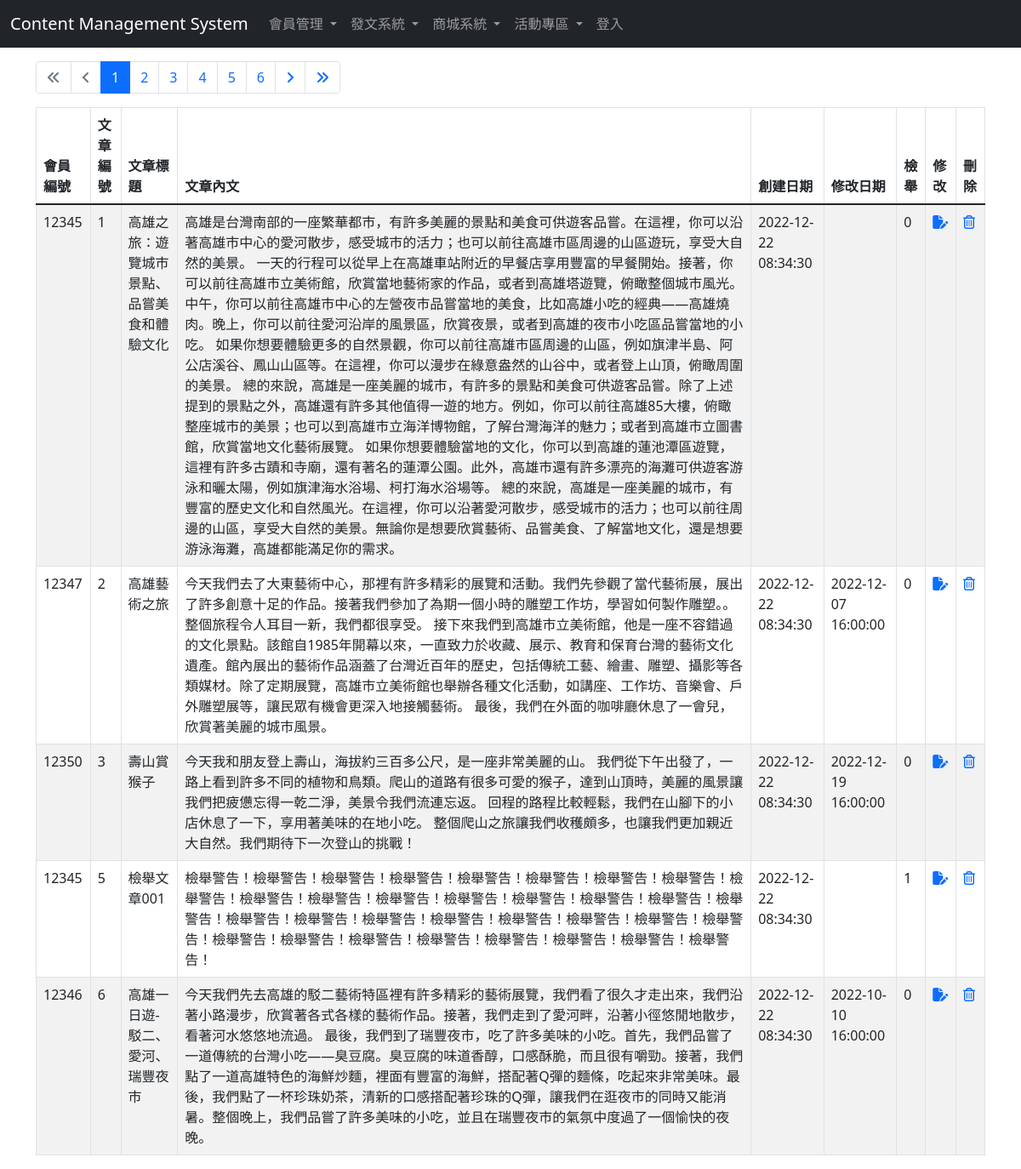
Page /content-management-system/blog-page/blog-admin.php on the committed database.
### tables this page shows
CREATE TABLE `post` (
  `post_id` int(11) NOT NULL,
  `created_date` timestamp NOT NULL DEFAULT current_timestamp(),
  `modified_date` timestamp NULL DEFAULT current_timestamp(),
  `member_id` int(11) DEFAULT NULL,
  `post_title` varchar(50) NOT NULL,
  `post_content` varchar(2000) NOT NULL,
  `is_reported` tinyint(1) NOT NULL DEFAULT 0,
  `post_likes` int(11) NOT NULL DEFAULT 0
);

### content-management-system/blog-page/blog-admin.php (the view, shortened to what this page needs)
<?php
require '../parts/connect_db.php';
$perPage = 5;
$page = isset($_GET['page']) ? intval($_GET['page']) : 1;
$t_sql = "SELECT count(1) FROM post";
$totalRows =$pdo->query($t_sql)->fetch(PDO::FETCH_NUM)[0];
$totalPages = ceil($totalRows/$perPage);
$rows = [];
if(! empty($totalRows)){
    $sql = sprintf(
        "SELECT * FROM post ORDER BY created_date ASC LIMIT %s, %s",
        ($page-1)*$perPage,
        $perPage
    );
    $rows = $pdo->query($sql)->fetchAll();
};
?>
<?php include '../parts/html-head.php' ?>
<?php include '../parts/navbar.php' ?>
<br>
<br>
<br>
<div class="container">
    <div class="row">
        <div class="col">
            <nav aria-label="Page navigation example">
                <ul class="pagination">
                    <li class="page-item <?= $page==1 ? 'disabled' : ''?>">
                        <a class="page-link" href="?page=1">
                            <i class="fa-solid fa-angles-left"></i>
                        </a>
                    </li>
                    <li class="page-item <?= $page==1 ? 'disabled' : ''?>">
                        <a class="page-link" href="?page=<?= $page-1 ?>">
                            <i class="fa-solid fa-angle-left"></i>
                        </a>
                    </li>
                    <?php for($i=$page-5; $i<=$page+5; $i++):
                        if($i>=1 and $i<=$totalPages):
                    ?>
                    <li class="page-item <?= $i==$page ? 'active' : '' ?>">
                        <a class="page-link" href="?page=<?= $i ?>"><?= $i ?></a>
                    </li>
                    <?php endif; endfor ?>
                    <li class="page-item <?= $page==$totalPages ? 'disabled' : ''?>">
                        <a class="page-link" href="?page=<?= $page+1 ?>">
                            <i class="fa-solid fa-angle-right"></i>
                        </a>
                    </li>
                    <li class="page-item <?= $page==$totalPages ? 'disabled' : ''?>">
                        <a class="page-link" href="?page=<?= $totalPages ?>">
                            <i class="fa-solid fa-angles-right"></i>
                        </a>
                    </li>
                </ul>
            </nav>
        </div>
    </div>
    <div class="row">
        <div class="col">
            <table class="table table-striped table-bordered">
                <thead>
                    <tr>
                        <th scope="col">會員編號</th>
                        <th scope="col">文章編號</th>
                        <th scope="col">文章標題</th>
                        <th scope="col">文章內文</th>
                        <th scope="col">創建日期</th>
                        <th scope="col">修改日期</th>
                        <th scope="col">檢舉</th>
                        <th scope="col">修改</th>
                        <th scope="col">刪除</th>
                    </tr>
                </thead>
                <tbody>
                    <?php foreach ($rows as $r) : ?>
                        <tr>
                            <td><?= $r['member_id'] ?></td>
                            <td><?= $r['post_id'] ?></td>
                            <td><?= htmlentities($r['post_title']) ?></td>
                            <td><?= htmlentities($r['post_content']) ?></td>
                            <td><?= $r['created_date'] ?></td>
                            <td><?= $r['modified_date'] ?></td>
                            <td><?= $r['is_reported'] ?></td>
                            <td>
                                <a href="blog-edit.php?post_id=<?= $r['post_id'] ?>">
                                    <i class="fa-solid fa-file-pen"></i>
                                </a>
                            </td>
                            <td>
                                <a href="javascript: delete_it(<?= $r['post_id']?>)">
                                    <i class="fa-regular fa-trash-can"></i>
                                </a>
                            </td>
                        </tr>
                    <?php endforeach ?>
                </tbody>
            </table>
        </div>
    </div>
</div>
<?php include '../parts/html-foot.php' ?>

### rows in the picture
post: member "12345", post_id "1", post_title "高雄之旅：遊覽城市景點、品嘗美食和體驗文化", post_content "高雄是台灣南部的一座繁華都市，有許多美麗的景點和美食可供遊客品嘗。在這裡，你可以沿著高雄市中心的愛河散步，感受城市的活力；也可以前往高雄市區周邊的山區遊玩，享受大自然的美景。 一天的行程可以從早上在高雄車站附近的早餐店享用豐富的早餐開始。接著，你可以前往高雄市立美術館，欣賞當地藝術家的作品，或者到高雄塔遊覽，俯瞰整個城市風光。 中午，你可以前往高雄市中心的左營夜市品嘗當地的美食，比如高雄小吃的經典——高雄燒肉。晚上，你可以前往愛河沿岸的風景區，欣賞夜景，或者到高雄的夜市小吃區品嘗當地的小吃。 如果你想要體驗更多的自然景觀，你可以前往高雄市區周邊的山區，例如旗津半島、阿公店溪谷、鳳山山區等。在這裡，你可以漫步在綠意盎然的山谷中，或者登上山頂，俯瞰周圍的美景。 總的來說，高雄是一座美麗的城市，有許多的景點和美食可供遊客品嘗。除了上述提到的景點之外，高雄還有許多其他值得一遊的地方。例如，你可以前往高雄85大樓，俯瞰整座城市的美景；也可以到高雄市立海洋博物館，了解台灣海洋的魅力；或者到高雄市立圖書館，欣賞當地文化藝術展覽。 如果你想要體驗當地的文化，你可以到高雄的蓮池潭區遊覽，這裡有許多古蹟和寺廟，還有著名的蓮潭公園。此外，高雄市還有許多漂亮的海灘可供遊客游泳和曬太陽，例如旗津海水浴場、柯打海水浴場等。 總的來說，高雄是一座美麗的城市，有豐富的歷史文化和自然風光。在這裡，你可以沿著愛河散步，感受城市的活力；也可以前往周邊的山區，享受大自然的美景。無論你是想要欣賞藝術、品嘗美食、了解當地文化，還是想要游泳海灘，高雄都能滿足你的需求。", created_date "2022-12-22 08:34:30", is_reported "0"
post: member "12347", post_id "2", post_title "高雄藝術之旅", post_content "今天我們去了大東藝術中心，那裡有許多精彩的展覽和活動。我們先參觀了當代藝術展，展出了許多創意十足的作品。接著我們參加了為期一個小時的雕塑工作坊，學習如何製作雕塑。。整個旅程令人耳目一新，我們都很享受。 接下來我們到高雄市立美術館，他是一座不容錯過的文化景點。該館自1985年開幕以來，一直致力於收藏、展示、教育和保育台灣的藝術文化遺產。館內展出的藝術作品涵蓋了台灣近百年的歷史，包括傳統工藝、繪畫、雕塑、攝影等各類媒材。除了定期展覽，高雄市立美術館也舉辦各種文化活動，如講座、工作坊、音樂會、戶外雕塑展等，讓民眾有機會更深入地接觸藝術。 最後，我們在外面的咖啡廳休息了一會兒，欣賞著美麗的城市風景。", created_date "2022-12-22 08:34:30", modified_date "2022-12-07 16:00:00", is_reported "0"
post: member "12350", post_id "3", post_title "壽山賞猴子", post_content "今天我和朋友登上壽山，海拔約三百多公尺，是一座非常美麗的山。 我們從下午出發了，一路上看到許多不同的植物和鳥類。爬山的道路有很多可愛的猴子，達到山頂時，美麗的風景讓我們把疲憊忘得一乾二淨，美景令我們流連忘返。 回程的路程比較輕鬆，我們在山腳下的小店休息了一下，享用著美味的在地小吃。 整個爬山之旅讓我們收穫頗多，也讓我們更加親近大自然。我們期待下一次登山的挑戰！", created_date "2022-12-22 08:34:30", modified_date "2022-12-19 16:00:00", is_reported "0"
post: member "12345", post_id "5", post_title "檢舉文章001", post_content "檢舉警告！檢舉警告！檢舉警告！檢舉警告！檢舉警告！檢舉警告！檢舉警告！檢舉警告！檢舉警告！檢舉警告！檢舉警告！檢舉警告！檢舉警告！檢舉警告！檢舉警告！檢舉警告！檢舉警告！檢舉警告！檢舉警告！檢舉警告！檢舉警告！檢舉警告！檢舉警告！檢舉警告！檢舉警告！檢舉警告！檢舉警告！檢舉警告！檢舉警告！檢舉警告！檢舉警告！檢舉警告！檢舉警告！", created_date "2022-12-22 08:34:30", is_reported "1"
post: member "12346", post_id "6", post_title "高雄一日遊-駁二、愛河、瑞豐夜市", post_content "今天我們先去高雄的駁二藝術特區裡有許多精彩的藝術展覽，我們看了很久才走出來，我們沿著小路漫步，欣賞著各式各樣的藝術作品。接著，我們走到了愛河畔，沿著小徑悠閒地散步，看著河水悠悠地流過。 最後，我們到了瑞豐夜市，吃了許多美味的小吃。首先，我們品嘗了一道傳統的台灣小吃——臭豆腐。臭豆腐的味道香醇，口感酥脆，而且很有嚼勁。接著，我們點了一道高雄特色的海鮮炒麵，裡面有豐富的海鮮，搭配著Q彈的麵條，吃起來非常美味。最後，我們點了一杯珍珠奶茶，清新的口感搭配著珍珠的Q彈，讓我們在逛夜市的同時又能消暑。整個晚上，我們品嘗了許多美味的小吃，並且在瑞豐夜市的氣氛中度過了一個愉快的夜晚。", created_date "2022-12-22 08:34:30", modified_date "2022-10-10 16:00:00", is_reported "0"
